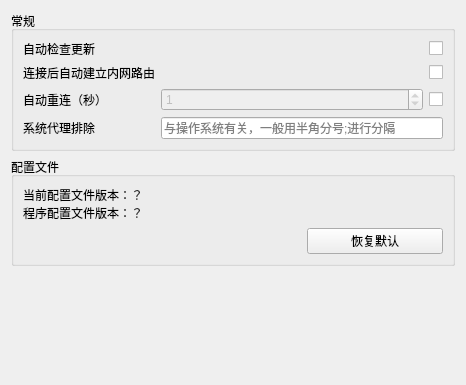
     <widget class="QWidget" name="generalTab">
      <attribute name="title">
       <string>通用</string>
      </attribute>
      <layout class="QGridLayout">
       <item row="7" column="0">
        <spacer name="commonTabVerticalSpacer">
         <property name="orientation">
          <enum>Qt::Orientation::Vertical</enum>
         </property>
         <property name="sizeHint" stdset="0">
          <size>
           <width>444</width>
           <height>108</height>
          </size>
         </property>
        </spacer>
       </item>
       <item row="3" column="0" rowspan="2">
        <widget class="QGroupBox" name="profileGroup">
         <property name="title">
          <string>配置文件</string>
         </property>
         <layout class="QGridLayout" name="gridLayout_5">
          <item row="0" column="0" colspan="3">
           <widget class="QLabel" name="configVersionLabel">
            <property name="text">
             <string>当前配置文件版本：？
程序配置文件版本：？</string>
            </property>
           </widget>
          </item>
          <item row="1" column="2">
           <widget class="QPushButton" name="resetDefaultPushButton">
            <property name="text">
             <string>恢复默认</string>
            </property>
           </widget>
          </item>
         </layout>
        </widget>
       </item>
       <item row="1" column="0">
        <widget class="QGroupBox" name="commonGroup">
         <property name="title">
          <string>常规</string>
         </property>
         <layout class="QGridLayout" name="gridLayout_7">
          <item row="3" column="2">
           <widget class="QCheckBox" name="checkUpdateAfterStartCheckBox">
            <property name="text">
             <string/>
            </property>
           </widget>
          </item>
          <item row="5" column="0">
           <widget class="QLabel" name="zjuConnectTabLabel7">
            <property name="text">
             <string>自动重连（秒）</string>
            </property>
           </widget>
          </item>
          <item row="5" column="2">
           <widget class="QCheckBox" name="autoReconnectCheckBox">
            <property name="text">
             <string/>
            </property>
            <property name="checked">
             <bool>false</bool>
            </property>
           </widget>
          </item>
          <item row="3" column="1" rowspan="3">
           <spacer name="horizontalSpacer_3">
            <property name="orientation">
             <enum>Qt::Orientation::Horizontal</enum>
            </property>
            <property name="sizeHint" stdset="0">
             <size>
              <width>0</width>
              <height>0</height>
             </size>
            </property>
           </spacer>
          </item>
          <item row="7" column="1" colspan="2">
           <widget class="QLineEdit" name="systemProxyBypassLineEdit">
            <property name="placeholderText">
             <string>与操作系统有关，一般用半角分号;进行分隔</string>
            </property>
           </widget>
          </item>
          <item row="7" column="0">
           <widget class="QLabel" name="zjuConnectTabLabel11">
            <property name="text">
             <string>系统代理排除</string>
            </property>
           </widget>
          </item>
          <item row="3" column="0">
           <widget class="QLabel" name="commonTabLable6">
            <property name="text">
             <string>自动检查更新</string>
            </property>
           </widget>
          </item>
          <item row="4" column="2">
           <widget class="QCheckBox" name="autoIntranetRoutesCheckBox">
            <property name="text">
             <string/>
            </property>
           </widget>
          </item>
          <item row="4" column="0">
           <widget class="QLabel" name="commonTabLable4_2">
            <property name="text">
             <string>连接后自动建立内网路由</string>
            </property>
           </widget>
          </item>
          <item row="5" column="1">
           <widget class="QSpinBox" name="reconnectTimeSpinBox">
            <property name="enabled">
             <bool>false</bool>
            </property>
            <property name="maximum">
             <number>86400</number>
            </property>
            <property name="value">
             <number>1</number>
            </property>
           </widget>
          </item>
          <item row="9" column="0">
           <spacer name="horizontalSpacer_4">
            <property name="orientation">
             <enum>Qt::Orientation::Horizontal</enum>
            </property>
            <property name="sizeType">
             <enum>QSizePolicy::Policy::Preferred</enum>
            </property>
            <property name="sizeHint" stdset="0">
             <size>
              <width>120</width>
              <height>0</height>
             </size>
            </property>
           </spacer>
          </item>
         </layout>
        </widget>
       </item>
      </layout>
     </widget>
